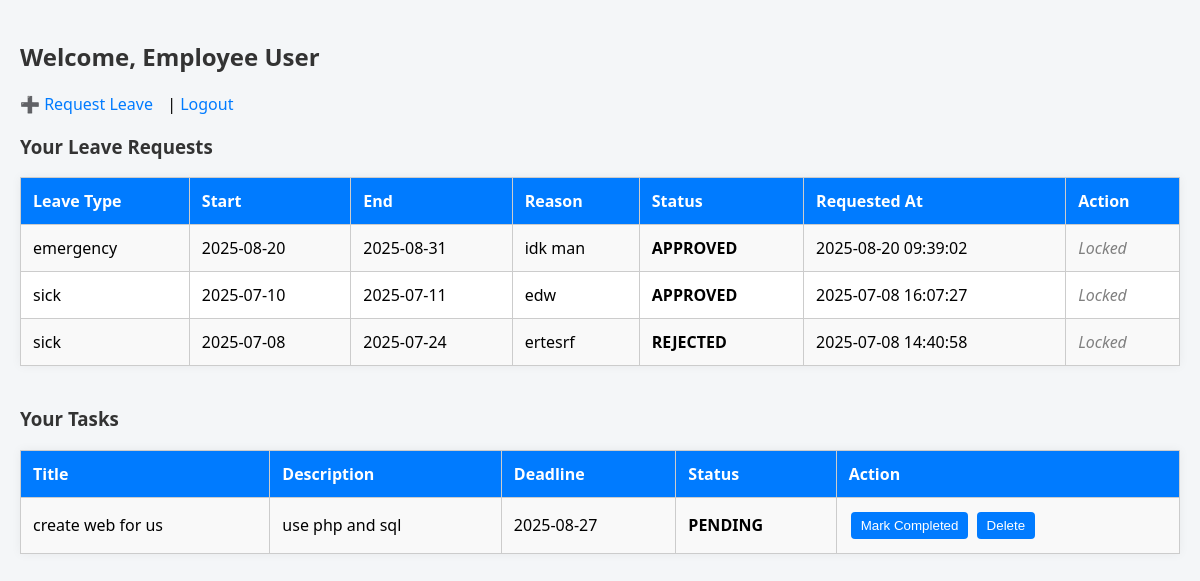
The page /dashboard/employee.php (signed in) on the database its author committed.
### tables this page shows
CREATE TABLE `leave_requests` (
  `id` int(11) NOT NULL,
  `user_id` int(11) NOT NULL,
  `leave_type` varchar(50) NOT NULL,
  `start_date` date NOT NULL,
  `end_date` date NOT NULL,
  `reason` text DEFAULT NULL,
  `status` enum('pending','approved','rejected') DEFAULT 'pending',
  `requested_at` timestamp NOT NULL DEFAULT current_timestamp()
);

CREATE TABLE `tasks` (
  `id` int(11) NOT NULL,
  `title` varchar(255) NOT NULL,
  `description` text NOT NULL,
  `assigned_to` int(11) NOT NULL,
  `assigned_by` int(11) NOT NULL,
  `deadline` date NOT NULL,
  `status` enum('pending','completed') DEFAULT 'pending',
  `created_at` timestamp NOT NULL DEFAULT current_timestamp()
);

### dashboard/employee.php (the view, shortened to what this page needs)
<?php
require_once '../includes/db.php';
$user_id = $_SESSION['user_id'];
$stmt = $pdo->prepare("SELECT * FROM leave_requests WHERE user_id = ? ORDER BY requested_at DESC");
$stmt->execute([$user_id]);
$my_leaves = $stmt->fetchAll();
$stmt = $pdo->prepare("SELECT * FROM tasks WHERE assigned_to = ? ORDER BY deadline ASC");
$stmt->execute([$user_id]);
$tasks = $stmt->fetchAll();
?>
<!DOCTYPE html>
<html>
<head>
</head>
<body>
    <h2>Welcome, <?= htmlspecialchars($_SESSION['name']) ?></h2>
    <p><a href="request_leave.php">➕ Request Leave</a> | <a href="../logout.php">Logout</a></p>
    <h3>Your Leave Requests</h3>
    <table>
        <tr>
            <th>Leave Type</th>
            <th>Start</th>
            <th>End</th>
            <th>Reason</th>
            <th>Status</th>
            <th>Requested At</th>
            <th>Action</th>
        </tr>
        <?php if (count($my_leaves) > 0): ?>
            <?php foreach ($my_leaves as $leave): ?>
                <tr>
                    <td><?= htmlspecialchars($leave['leave_type']) ?></td>
                    <td><?= $leave['start_date'] ?></td>
                    <td><?= $leave['end_date'] ?></td>
                    <td><?= htmlspecialchars($leave['reason']) ?></td>
                    <td><strong><?= strtoupper($leave['status']) ?></strong></td>
                    <td><?= $leave['requested_at'] ?></td>
                    <td>
                        <?php if ($leave['status'] === 'pending'): ?>
                            <form method="POST" onsubmit="return confirm('Delete this pending request?')">
                                <input type="hidden" name="delete_id" value="<?= $leave['id'] ?>">
                                <button type="submit">Delete</button>
                            </form>
                        <?php else: ?>
                            <em>Locked</em>
                        <?php endif; ?>
                    </td>
                </tr>
            <?php endforeach; ?>
        <?php else: ?>
            <tr><td colspan="7">No leave requests found.</td></tr>
        <?php endif; ?>
    </table>
    <h3>Your Tasks</h3>
    <table>
        <tr>
            <th>Title</th>
            <th>Description</th>
            <th>Deadline</th>
            <th>Status</th>
            <th>Action</th>
        </tr>
        <?php if (count($tasks) > 0): ?>
            <?php foreach ($tasks as $task): ?>
                <tr>
                    <td><?= htmlspecialchars($task['title']) ?></td>
                    <td><?= htmlspecialchars($task['description']) ?></td>
                    <td><?= $task['deadline'] ?></td>
                    <td><strong><?= strtoupper($task['status']) ?></strong></td>
                    <td>
                        <?php if ($task['status'] === 'pending'): ?>
                            <form method="POST" style="display:inline;">
                                <button type="submit">Mark Completed</button>
                            </form>
                            <form method="POST" style="display:inline;" onsubmit="return confirm('Delete this task?')">
                                <button type="submit">Delete</button>
                            </form>
                        <?php else: ?>
                            <em>Completed</em>
                        <?php endif; ?>
                    </td>
                </tr>
            <?php endforeach; ?>
        <?php else: ?>
            <tr><td colspan="5">No tasks assigned.</td></tr>
        <?php endif; ?>
    </table>
</body>
</html>

### dashboard/employee.php (style rules this page uses)
body { font-family: 'Segoe UI', Tahoma, sans-serif; background-color: #f4f6f8; margin: 0; padding: 20px; }
h2, h3 { color: #333; }
a { text-decoration: none; color: #007bff; margin-right: 10px; }
table { width: 100%; border-collapse: collapse; margin-bottom: 40px; background: white; box-shadow: 0 0 10px rgba(0,0,0,0.05); }
th, td { padding: 12px; border: 1px solid #ccc; text-align: left; }
th { background-color: #007bff; color: white; }
tr:nth-child(even) { background-color: #f9f9f9; }
button { padding: 6px 10px; margin: 2px; background-color: #007bff; color: white; border: none; border-radius: 4px; cursor: pointer; }
em { color: gray; }

### rows shown on the page
leave_requests: leave_type "emergency", start_date "2025-08-20", end_date "2025-08-31", reason "idk man", status "APPROVED", requested_at "2025-08-20 09:39:02", shows "Locked"
leave_requests: leave_type "sick", start_date "2025-07-10", end_date "2025-07-11", reason "edw", status "APPROVED", requested_at "2025-07-08 16:07:27", shows "Locked"
leave_requests: leave_type "sick", start_date "2025-07-08", end_date "2025-07-24", reason "ertesrf", status "REJECTED", requested_at "2025-07-08 14:40:58", shows "Locked"
tasks: title "create web for us", description "use php and sql", deadline "2025-08-27", status "PENDING"

### other values the page prints
$_SESSION['name'] "Employee User"
